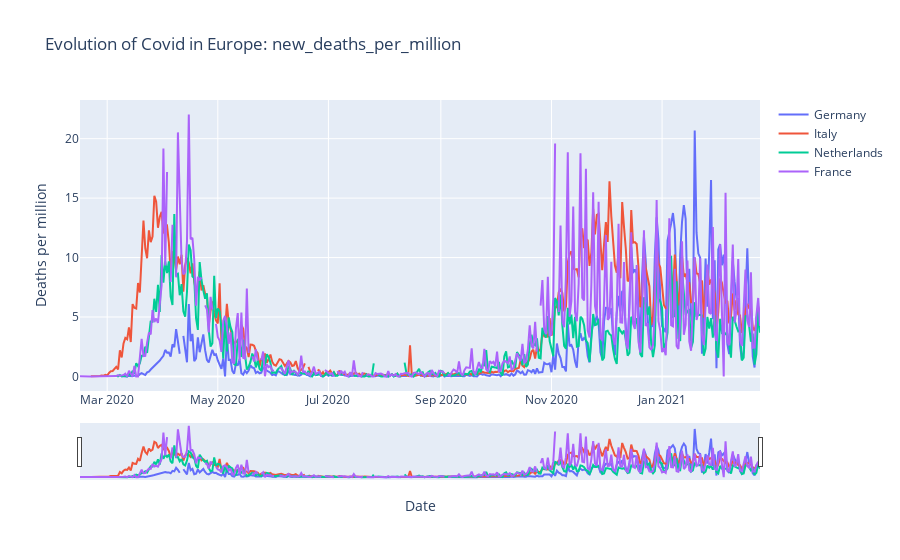

Notebook cell for this chart:
### Code cell
lineplot_covid('new_deaths_per_million', ['Germany', 'Italy', 'Netherlands', 'France'])

### Figure 1 — Plotly figure (JSON) as saved in the notebook; plotly's stock layout.template omitted (floating-point values rounded to 4 significant figures; data arrays with more than 128 entries replaced by an {"elided": "..."} marker saying what was removed)
{"data": [{"name": "Germany", "type": "scatter", "x": {"elided": "376 str values"}, "y": {"elided": "376 float values"}}, {"name": "Italy", "type": "scatter", "x": {"elided": "376 str values"}, "y": {"elided": "376 float values"}}, {"name": "Netherlands", "type": "scatter", "x": {"elided": "376 str values"}, "y": {"elided": "376 float values"}}, {"name": "France", "type": "scatter", "x": {"elided": "376 str values"}, "y": {"elided": "376 float values"}}], "layout": {"title": {"text": "Evolution of Covid in Europe: new_deaths_per_million"}, "xaxis": {"rangeslider": {"visible": true}, "title": {"text": "Date"}}, "yaxis": {"title": {"text": "Deaths per million"}}}}
